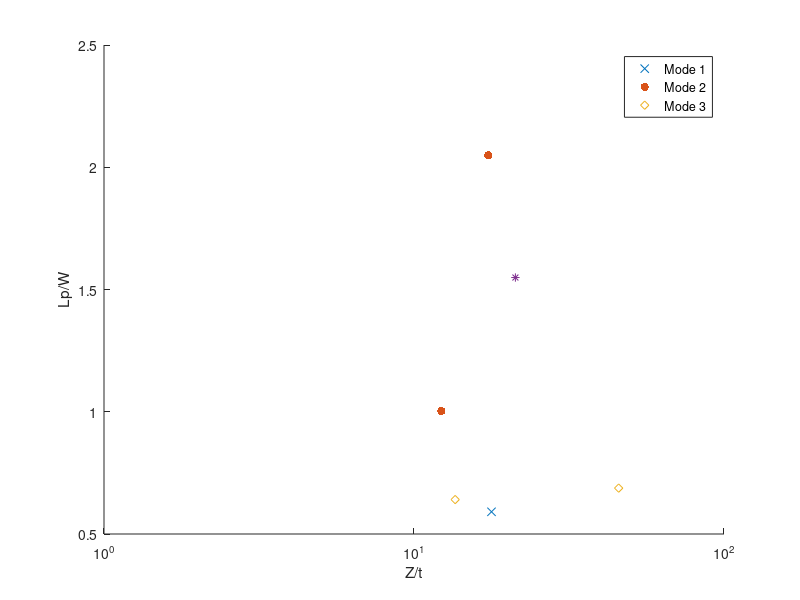

Write MATLAB code to recreate this figure.
% Data points for mode 1
x_mode1 = [4.0761, 39, 10.3027, 1.25];
y_mode1 = [0.77318, 1.68, 0.86366, 0.59085];

% Data points for mode 2
x_mode2 = [1.3061, 0.99067,11.8,1.0049, 6.78];
y_mode2 = [0.909, 1.8194,1.5918, 1.0027, 1.7285];

x_mode22 = [1.2393, 1.088,14.303,3.8196];
y_mode22 = [2.0484, 1.0029, 2.1888, 1.5059];

x_mode3 = [7.8812, 6.0986, 1.6602,1.1328];
y_mode3 = [1.7293,1.6389, 0.6877, 0.6408];

x_mode15 = [3.3966, 1.3271,4.3848];
y_mode15 = [2.3281,1.5490, 2.0084];

% Create the scatter plot with a logarithmic x-axis
figure;
hold on; % Hold on to plot multiple data sets on the same figure
scatter(x_mode1, y_mode1, 'x');
scatter(x_mode22, y_mode22, 'o', 'filled');
scatter(x_mode3, y_mode3, 'd');
scatter(x_mode15, y_mode15, '*');
set(gca, 'XScale', 'log');  % Set the x-axis to a logarithmic scale

xlabel('Z/t');
ylabel('Lp/W');
legend('Mode 1', 'Mode 2', 'Mode 3');